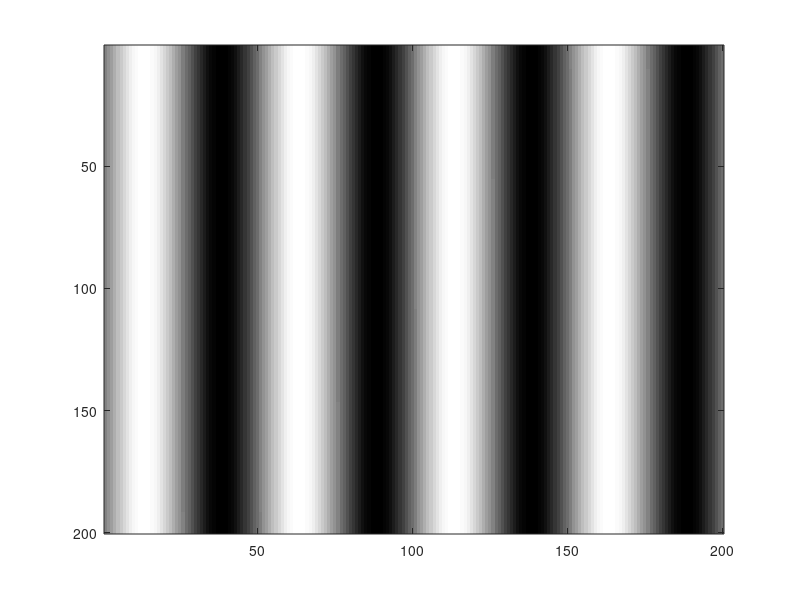
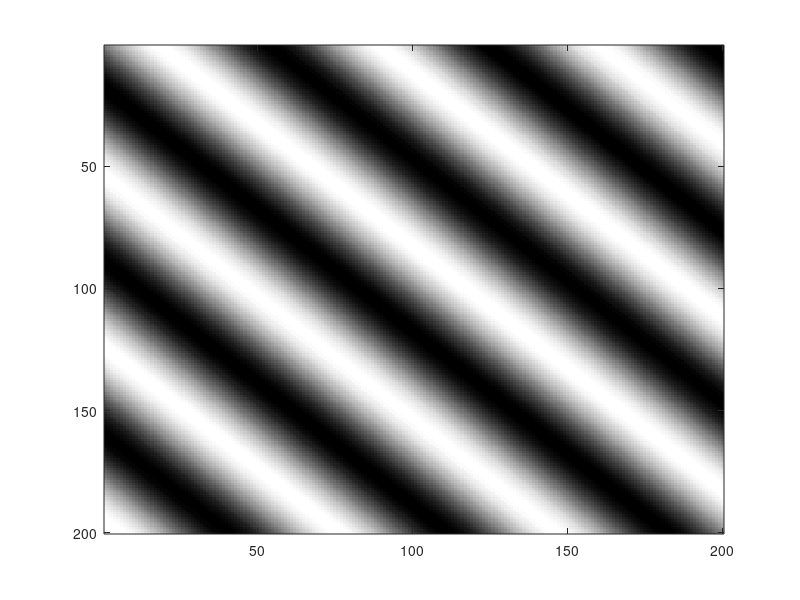
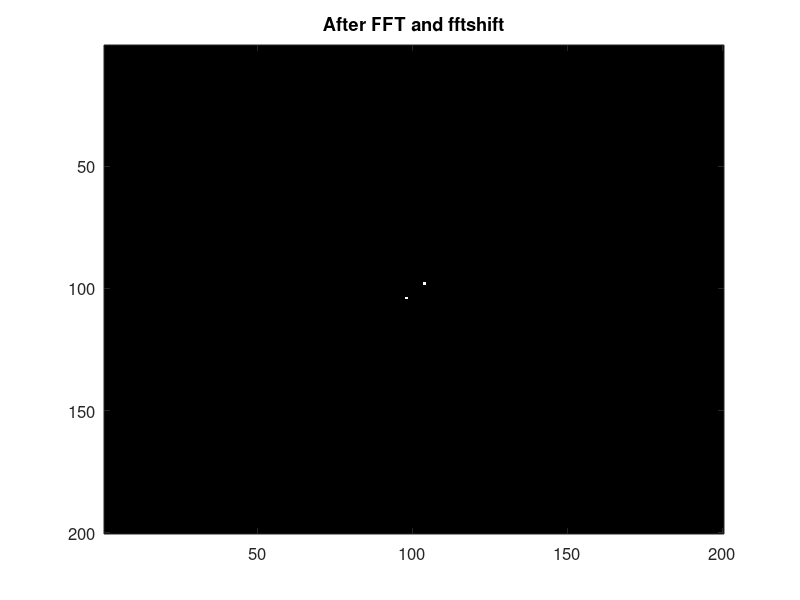

MATLAB code to generate these figures, in order: (Note: this script raises an error after producing the figures.)
close all
clear all

wDeg = 1;  %size of image (in degrees)
nPix = 200;  %resolution of image (pixels);

[x,y] = meshgrid(linspace(-wDeg/2,wDeg/2,nPix+1));
x = x(1:end-1,1:end-1);
y = y(1:end-1,1:end-1);

orientation = 90;  %deg (counter-clockwise from horizontal)
sf = 4; %spatial frequency (cycles/deg)

ramp = sin(orientation*pi/180)*x-cos(orientation*pi/180)*y;

grating = sin(2*pi*sf*ramp);

imagesc(grating);colormap(gray);
fig1=figure;
 F = fftshift(fft2(grating));
 imagesc((abs(F))); title('After FFT and fftshift');
colormap(gray);
    set(findall(fig1,'type','text'),'fontSize',18)
    set(gca,'FontSize',12)
   
    
   
    %%
    
close all
clear all

wDeg = 1;  %size of image (in degrees)
nPix = 200;  %resolution of image (pixels);

[x,y] = meshgrid(linspace(-wDeg/2,wDeg/2,nPix+1));
x = x(1:end-1,1:end-1);
y = y(1:end-1,1:end-1);

orientation = 45;  %deg (counter-clockwise from horizontal)
sf = 4; %spatial frequency (cycles/deg)

ramp = sin(orientation*pi/180)*x-cos(orientation*pi/180)*y;

grating = sin(2*pi*sf*ramp);

imagesc(grating);colormap(gray);
fig1=figure;
 F = fftshift(fft2(grating));
 imagesc((abs(F))); title('After FFT and fftshift');
colormap(gray);
    set(findall(fig1,'type','text'),'fontSize',18)
    set(gca,'FontSize',12)
    
    
    %Ideal image
    bla = zeros(200,200);
    bla(98,104)=2000;
    bla(104,98)=2000;
    % F = fftshift(fft2(bla));
% imagesc((abs(F))); title('After FFT and fftshift');
imagesc(bla); title('After FFT and fftshift');
colormap(gray);
    set(findall(fig1,'type','text'),'fontSize',18)
    set(gca,'FontSize',12)

    %%
    
close all
clear all

    img = (imread('FourierBox.tif'));
    imagesc(img);colormap(gray);
fig1=figure;
 F = fftshift(fft2(img));
 imagesc((abs(F))); title('After FFT and fftshift');
colormap(gray);
    set(findall(fig1,'type','text'),'fontSize',18)
    set(gca,'FontSize',12)
fig1=figure;
 F = fftshift(fft2(img));
 imagesc(log(1+abs(F))); title('After FFT and fftshift (log)');
colormap(gray);
    set(findall(fig1,'type','text'),'fontSize',18)
    set(gca,'FontSize',12)   